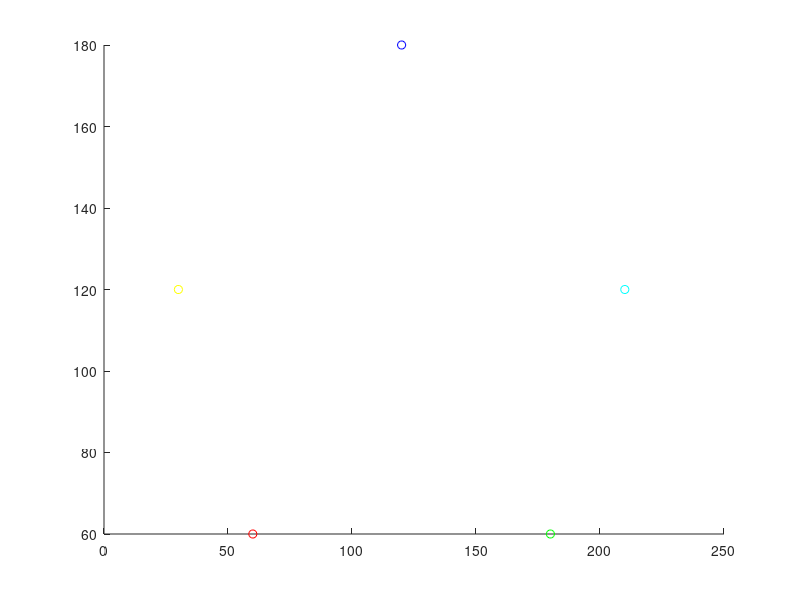

This chart was generated by the following MATLAB code: (Note: this script raises an error after producing the figure.)
clc;clear all;close all;
%% param
q=zeros(240,240);
p1=[60,60];
p2=[180,60];
p3=[120,180];
p4=[30,120];
p5=[210,120];
P={p1;p2;p3;p4;p5};
mycolor=['r','g','b','y','c','m'];
n=size(P,1);
%% data point generation
for i=1:size(q,1)
    for j=1:size(q,2)
        if rand>0.998
            q(i,j)=1;
        end  
    end
end
[x,y]=find(q);
DataP=[x,y];
%% initial graph
figure
hold on
for i=1:n
    temp=P{i};
    plot(temp(1),temp(2),'o','Color',mycolor(i));
end

%% k-algorithm
 [cc,C]=k_algorithm(P,DataP);
%% show graph
axis([0 240 0 240])
%畫各組點
for i=1:n
    for j=1:length(C{i})
        temp=C{i}{j};
        plot(temp(1),temp(2),'*','Color',mycolor(i));
        hold on
     end
end
%畫各組中心
 for i=1:n
     temp=cc{i};
     plot(temp(1),temp(2),'^','Color',mycolor(i));
     hold on       
 end

%劃分界線
px=1:n;
py=1:n;
for i=1:n
   temp=cc{i};
   px(i)=temp(1);
   py(i)=temp(2);
end
voronoi(px,py);













